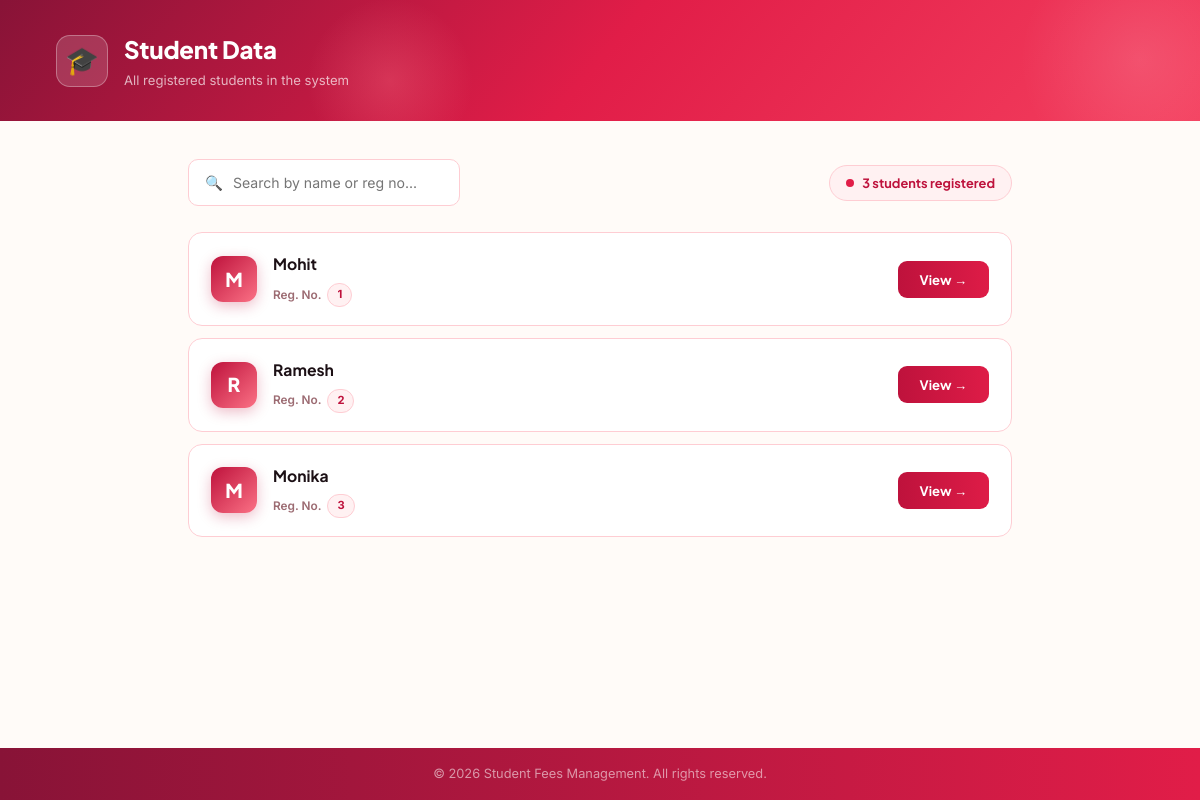
/show_student/ (signed in), run on the app's committed database.
### App1/models.py (models this page shows, shortened)
class StudentData(models.Model):
    regno = models.AutoField(primary_key=True)
    student_name = models.CharField(max_length=100)
    father_name = models.CharField(max_length=100)
    gender = models.CharField(max_length=100)
    age = models.IntegerField()
    address = models.CharField(max_length=100)
    contact = models.CharField(max_length=100)
    education = models.CharField(max_length=100)
    email = models.CharField(max_length=100)

### App1/views.py (the view)
# urls.py: path('show_student/',show_student),
def show_student(request):
    if request.session.has_key('usertype'):
        usertype = request.session['usertype']
        if usertype == 'admin':
            data = StudentData.objects.all()
            return render(request,'show_student0.html',{"data":data})
        elif usertype == 'accountant':
            data = StudentData.objects.all()
            return render(request,'show_student0.html',{"data":data})
        else:
            return HttpResponseRedirect('../autherror/')
    else:
        return HttpResponseRedirect('../autherror/')

### App1/templates/show_student0.html (shortened to what this page needs)
<!DOCTYPE html>
<html lang="en">
<head>
</head>
<body>
<div class="page-header">
  <div class="header-left">
    <div class="header-icon">🎓</div>
    <div>
      <h1>Student Data</h1>
      <p>All registered students in the system</p>
    </div>
  </div>
  </div>
<div class="content">
  <div class="toolbar">
    <div class="search-box">
      <span class="s-icon">🔍</span>
      <input type="text" placeholder="Search by name or reg no..." id="searchInput" onkeyup="filterStudents()">
    </div>
    {% if data %}
    <div class="count-chip">
      <span class="dot"></span>
      {{ data|length }} student{{ data|length|pluralize }} registered
    </div>
    {% endif %}
  </div>
  {% if data %}
  <div class="data-list" id="studentList">
    {% for d in data %}
    <div class="data-card" data-name="{{ d.student_name|lower }}" data-regno="{{ d.regno }}">
      <div class="card-left">
        <div class="s-initial">{{ d.student_name|first|upper }}</div>
        <div class="s-info">
          <div class="s-name">{{ d.student_name }}</div>
          <div class="s-regno">
            Reg. No. <span class="regno-pill">{{ d.regno }}</span>
          </div>
        </div>
      </div>
      <form method="post" action="../student_view/">
        <button type="submit" class="btn-view">View →</button>
      </form>
    </div>
    {% endfor %}
  </div>
  {% else %}
  <div class="empty-state">
    <span class="e-icon">📭</span>
    <p>No students registered yet.</p>
  </div>
  {% endif %}
</div>
<div class="page-footer">&copy; 2026 Student Fees Management. All rights reserved.</div>
</body>
</html>

### data on the page
StudentData: student_name|first "M", student_name "Mohit", regno "1"
StudentData: student_name|first "R", student_name "Ramesh", regno "2"
StudentData: student_name|first "M", student_name "Monika", regno "3"

### other printed values
{{ data|length }} "3"
